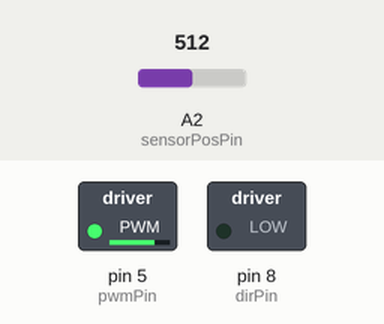
Recording of a sketch running on a simulated Arduino Uno, built with avr-gcc and run on an emulated ATmega328P. Parts: switched loads named in the sketch (green lamp = pin HIGH). The inputs (shaded band) are chosen by the test bench; at power-on: A2 (sensorPosPin) = 512. What the sketch prints to the serial monitor is not drawn.

Above: at 0.1 s.
Timing chart, 0 to 1.6 s (numbered marks = the images above):
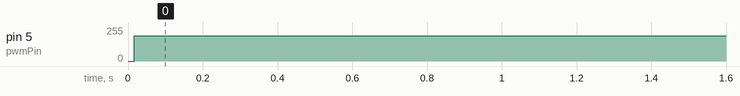

Measured:
- by itself, pin 5 (pwmPin): 0/255 → 191/255 at 0.02 s

The sketch:

gr2159_lab4.ino
```cpp
// Includes
#include <math.h>
#define pi 3.14159265359
#define SAMPLE_PERIOD  (double)0.0004 //0.4ms
// Pin declares
int pwmPin = 5; // PWM output pin for motor 1
int dirPin = 8; // direction output pin for motor 1
int sensorPosPin = A2; // input pin for MR sensor
// Position tracking variables
int updatedPos = 0;     // keeps track of the latest updated value of the MR sensor reading
int rawPos = 0;         // current raw reading from MR sensor
int lastRawPos = 0;     // last raw reading from MR sensor
int lastLastRawPos = 0; // last last raw reading from MR sensor
int flipNumber = 0;     // keeps track of the number of flips over the 180deg mark
int tempOffset = 0;
int rawDiff = 0;
int lastRawDiff = 0;
int rawOffset = 0;
int lastRawOffset = 0;
const int flipThresh = 700;  // threshold to determine whether or not a flip over the 180 degree mark occurred
boolean flipped = false;

// Kinematics variables
double xh = 0;           // position of the handle [m]

// Force output variables
double force = 0;           // force at the handle
double tau = 0;              // torque of the motor pulley
double duty = 0;            // duty cylce (between 0 and 255)
unsigned int output = 0;    // output command to the motor

// --------------------------------------------------------------
// Setup function -- NO NEED TO EDIT
// --------------------------------------------------------------
void setup() {

  // Set up serial communication
  Serial.begin(9600);

  // Set PWM frequency
  setPwmFrequency(pwmPin,1);

  // Input pin
  pinMode(sensorPosPin, INPUT); // set MR sensor pin to be an input

  // Output pins
  pinMode(pwmPin, OUTPUT);  // PWM pin for motor A
  pinMode(dirPin, OUTPUT);  // dir pin for motor A

  // Initialize motor
  analogWrite(pwmPin, 0);     // set to not be spinning (0/255)
  digitalWrite(dirPin, LOW);  // set direction

  // Initialize position valiables
  lastLastRawPos = analogRead(sensorPosPin);
  lastRawPos = analogRead(sensorPosPin);

  //Initialize output compare on timer1
  InitOC();
  delay(1000);

}

// --------------------------------------------------------------
// Main Loop
// --------------------------------------------------------------
void loop() {
  //*************************************************************
  //*** Section 1. Compute position in meters *******************
  //*************************************************************
  // Print the updatedPos

  // Serial.println(updatedPos);

  // ADD YOUR CODE HERE
  // Define kinematic parameters you may need
  double rh = 0.07036;   //[m]
  double rp = 0.015;   //[m]
  double rs = 0.075;   //[m]
  // Compute the angle of the sector pulley (deg) in degrees based on updatedPos
  double deg = 0.0392*updatedPos - 8.3843;  //[degrees]
  // Convert the sector pulley to radians
  double rad = deg * pi/180; //[radians]
  // Compute the position of the handle (in meters)
  xh = rh * rad;       //[m]
  // Print xh via serial monitor
  Serial.println(xh, 5);
  //*************************************************************
  //*** Section 2. Assign a motor output force in Newtons *******
  //*************************************************************

  // ADD YOUR CODE HERE

  // Generate the force condition
  force = 0.5;   //[N]
  // Compute the require motor pulley torque (tau) to generate that force using the force-torque relationship
  tau = force * rh * rp/rs;    //[Nm]

  //*************************************************************
  //*** Section 3. Force output (do not change) *****************
  //*************************************************************

  // Determine correct direction for motor torque
  if(force < 0) {
    digitalWrite(dirPin, HIGH);
  } else {
    digitalWrite(dirPin, LOW);
  }

  // Compute the duty cycle required to generate tau (torque at the motor pulley)
  duty = sqrt(abs(tau)/0.0125); // the constant is 0.0125 for the Mabuchi motor and 0.03 for the Maxon A-max motor)

  // Make sure the duty cycle is between 0 and 100%
  if (duty > 1) {
    duty = 1;
  } else if (duty < 0) {
    duty = 0;
  }
  output = (int)(duty* 255);   // convert duty cycle to output signal
  analogWrite(pwmPin,output);  // output the signal

}

// --------------------------------------------------------------
// Function to Calculate Position  -- DO NOT EDIT
// --------------------------------------------------------------
void calculateUpdatedPosition(){
   // Get voltage output by MR sensor
  rawPos = analogRead(sensorPosPin);  //current raw position from MR sensor

  // Calculate differences between subsequent MR sensor readings
  rawDiff = rawPos - lastRawPos;          //difference btwn current raw position and last raw position
  lastRawDiff = rawPos - lastLastRawPos;  //difference btwn current raw position and last last raw position
  rawOffset = abs(rawDiff);
  lastRawOffset = abs(lastRawDiff);

  // Update position record-keeping vairables
  lastLastRawPos = lastRawPos;
  lastRawPos = rawPos;

  // Keep track of flips over 180 degrees
  if((lastRawOffset > flipThresh) && (!flipped)) { // enter this anytime the last offset is greater than the flip threshold AND it has not just flipped
    if(lastRawDiff > 0) {        // check to see which direction the drive wheel was turning
      flipNumber--;              // cw rotation
    } else {                     // if(rawDiff < 0)
      flipNumber++;              // ccw rotation
    }
    if(rawOffset > flipThresh) { // check to see if the data was good and the most current offset is above the threshold
      updatedPos = rawPos + flipNumber*rawOffset; // update the pos value to account for flips over 180deg using the most current offset
      tempOffset = rawOffset;
    } else {                     // in this case there was a blip in the data and we want to use lastactualOffset instead
      updatedPos = rawPos + flipNumber*lastRawOffset;  // update the pos value to account for any flips over 180deg using the LAST offset
      tempOffset = lastRawOffset;
    }
    flipped = true;            // set boolean so that the next time through the loop won't trigger a flip
  } else {                        // anytime no flip has occurred
    updatedPos = rawPos + flipNumber*tempOffset; // need to update pos based on what most recent offset is
    flipped = false;
  }
}


// --------------------------------------------------------------
// Function to set PWM Freq -- DO NOT EDIT
// --------------------------------------------------------------
void setPwmFrequency(int pin, int divisor) {
  byte mode;
  if(pin == 5 || pin == 6 || pin == 9 || pin == 10) {
    switch(divisor) {
      case 1: mode = 0x01; break;
      case 8: mode = 0x02; break;
      case 64: mode = 0x03; break;
      case 256: mode = 0x04; break;
      case 1024: mode = 0x05; break;
      default: return;
    }
    if(pin == 5 || pin == 6) {
      TCCR0B = TCCR0B & 0b11111000 | mode;
    } else {
      TCCR1B = TCCR1B & 0b11111000 | mode;
    }
  } else if(pin == 3 || pin == 11) {
    switch(divisor) {
      case 1: mode = 0x01; break;
      case 8: mode = 0x02; break;
      case 32: mode = 0x03; break;
      case 64: mode = 0x04; break;
      case 128: mode = 0x05; break;
      case 256: mode = 0x06; break;
      case 1024: mode = 0x7; break;
      default: return;
    }
    TCCR2B = TCCR2B & 0b11111000 | mode;
  }
}

//initializes the output compare on timer 1 for performing calculations
void InitOC()
{
  //*******OUTPUT COMPARE ON CHANNEL 1******

  //see section 15.7: of ATmega328 datasheet
  //register descriptions section 17.11, page 158

  //  DDRB |= _BV(1); //set bit 5 as output direction, OC1A debug pin (Pin 9) ---> PIN 9 IS DIRECTION
  //B5 (11) will oscillate at half the freq
  //WGM3:0 set to 0,1,0,0 for output compare (clear timer on compare)
  //CTC mode, TOP = OCR1A, update immediate, TOV flag set on MAX
  //from table 15-4

  TCCR1A &= ~_BV(WGM11) & ~_BV(WGM10);
  TCCR1B &= ~_BV(WGM13);
  TCCR1B |= _BV(WGM12);

  //debug output
  //COM1A1:0 set to 0,1 for toggle --> set OC1A (B1) bit high (will clear at end of calculation) --> just toggle instead
  //from table 15-1 on page 134
  TCCR1A |= _BV(COM1A1) | _BV(COM1A0);
  TCCR1A &= ~_BV(COM1A1);

  //CS12:0 set to 1,0,0 for clk/256 prescaling: runs on 16MHz clock
  //table 15-5
  TCCR1B &= ~_BV(CS10) & ~_BV(CS11);
  TCCR1B |= _BV(CS12);

  //****CHANGE OCR1A TO MODULATE FREQUENCY
  //page 126: freq = f_clk / (N * (1 + OCR1A)), N = 256, f_clk = 16MHz (the 2 in the equation is because of toggling)
  //want period of 400us --> 2.5kHz
  //2.5kHz = 16 MHz / (256 * (1 + OCR1A)) --> OCR1A = 24
  OCR1A = 24;

  //interrupt enable

  TIMSK1 |= _BV(OCIE1A); //output compare interrupt timer 1A
}

//Timer 1 interrupt for performing position calculations
ISR(TIMER1_COMPA_vect)
{
  PORTB |= B00100000;

  calculateUpdatedPosition();

  PORTB &= ~B00100000;
}
```
